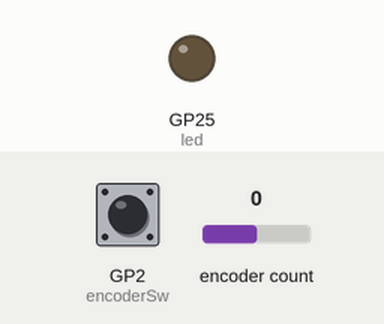
This program was run on a simulated Raspberry Pi Pico running CircuitPython. Shown: output pins drawn as LEDs (lit = HIGH). Dashed ring = blinking. The inputs (shaded band) are chosen by the test bench; at power-on: GP2 (encoderSw) HIGH, encoder count 0. USB keyboard and mouse output is not drawn.

Above: at 1.2 s.
1.3 s: GP2 (encoderSw) pulled LOW for 1 s
At 1.4 s:
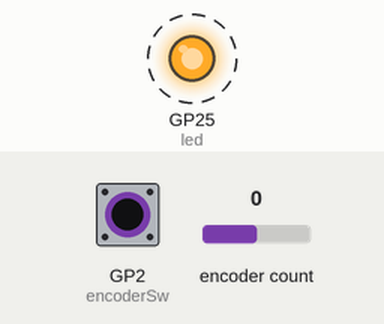
4.3 s: GP2 (encoderSw) pulled LOW for 3.2 s
At 8.0 s:
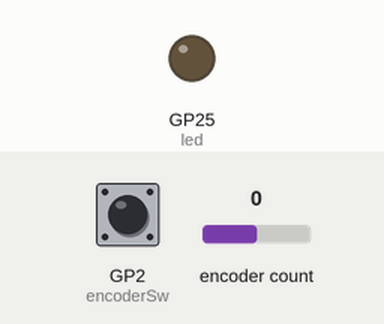
Timing chart, 0 to 9.5 s (numbered marks = the images above; inputs shaded):
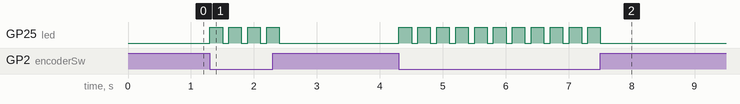

Measured:
- after the input at 1.3 s, GP25 (led): alternates HIGH for 0.20 s and LOW for 0.10 s, 8 changes in all, then stays LOW, starting at once
- after the input at 4.3 s, GP25 (led): alternates HIGH for 0.20 s and LOW for 0.10 s, 22 changes in all, then stays LOW, starting at once

The program:

scroll_wheel.py
```python
#program used to make rotary encoder act as a scroll wheel
import time
import digitalio
import board
import rotaryio
import usb_hid

from adafruit_hid.mouse import Mouse

# Rotary encoder connections to board
encoder = rotaryio.IncrementalEncoder(board.GP4, board.GP3)
encoderSw = digitalio.DigitalInOut(board.GP2)
encoderSw.direction = digitalio.Direction.INPUT
encoderSw.pull = digitalio.Pull.UP
lastPosition = 0

# LED flashes when a movement is made
led = digitalio.DigitalInOut(board.GP25)
led.direction = digitalio.Direction.OUTPUT

# USB device
m = Mouse(usb_hid.devices)

# button delay
delay = 0.2

# loop
while True:
    # poll encoder position
    position = encoder.position
    if position != lastPosition:
        led.value = True
        if lastPosition < position:
            m.move(0,0,-1)
        else:
            m.move(0,0,1)
        lastPosition = position
        led.value = False

    # poll encoder button
    if encoderSw.value == 0:
        m.click(Mouse.LEFT_BUTTON)
        led.value = True
        time.sleep(delay)
        led.value = False

    time.sleep(0.1)
```
